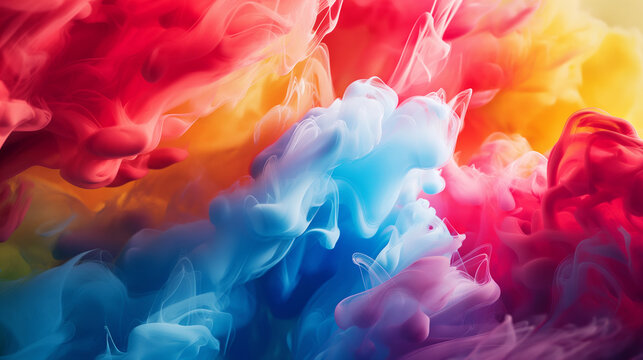
#> input picture Experiment 10/image.jpg, 643 x 360 px, found by its file name
$ python tempCodeRunnerFile.py
#> lines starting #> are read from the running program, lines starting #| are printed output that depends on the picture
import cv2
import numpy as np
import matplotlib.pyplot as plt
# 1. Read image using image path
img = cv2.imread(r'D:\\ict\\sem5\\DSIP\\lab & theory session\\assignmentAndOEQ\\Experiment 10\\image.jpg', 0)
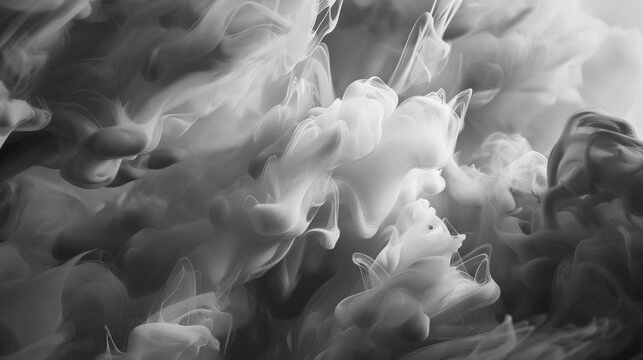
#> img: shape (360, 643); min 12, max 250, mean 112.8
# 2. Fourier Transform
F = np.fft.fftshift(np.fft.fft2(img))
M, N = img.shape
#> M = 360; N = 643
# 3. Create frequency distance matrix
u, v = np.meshgrid(np.arange(N)-N//2, np.arange(M)-M//2)
D = np.sqrt(u**2 + v**2)
# 4. Low-Pass and High-Pass Filters
LPF = D < 30
HPF = D >= 30
# 5. Apply filters
smooth = np.abs(np.fft.ifft2(np.fft.ifftshift(F * LPF)))
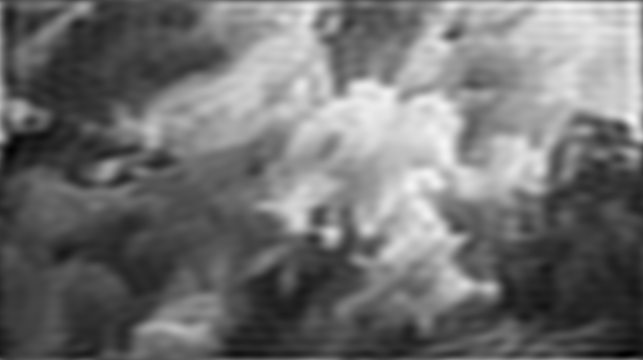
#> smooth: shape (360, 643) float64; min 0.0277, max 244.3, mean 112.8
high_pass = np.abs(np.fft.ifft2(np.fft.ifftshift(F * HPF)))
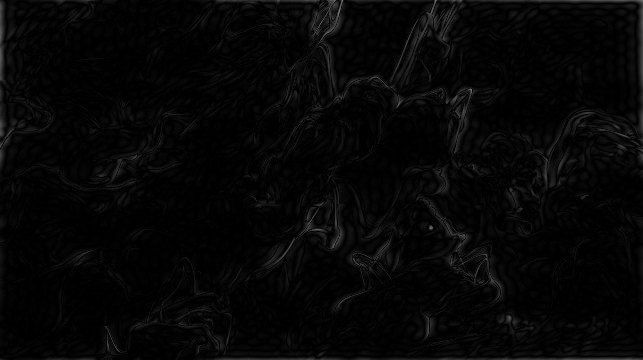
#> high_pass: shape (360, 643) float64; min 4.52e-06, max 127.6, mean 6.6
sharp = np.clip(img.astype(float) + high_pass, 0, 255)
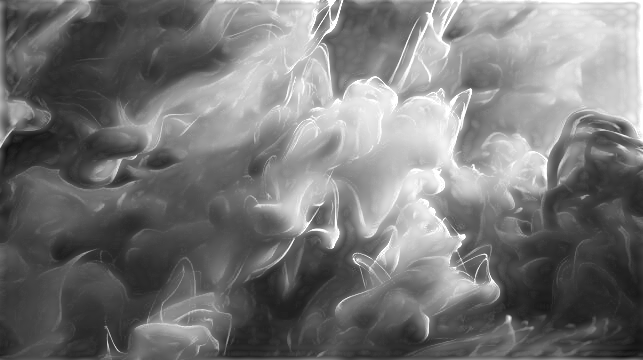
#> sharp: shape (360, 643) float64; min 15.58, max 255, mean 119.2
# 6. Display images
plt.figure(figsize=(12, 4))
plt.subplot(1, 3, 1)
plt.imshow(img, cmap='gray')
plt.title('Original Image')
plt.axis('off')
plt.subplot(1, 3, 2)
plt.imshow(smooth, cmap='gray')
plt.title('LPF - Smoothening')
plt.axis('off')
plt.subplot(1, 3, 3)
plt.imshow(sharp, cmap='gray')
plt.title('HPF - Sharpening')
plt.axis('off')
plt.show()
